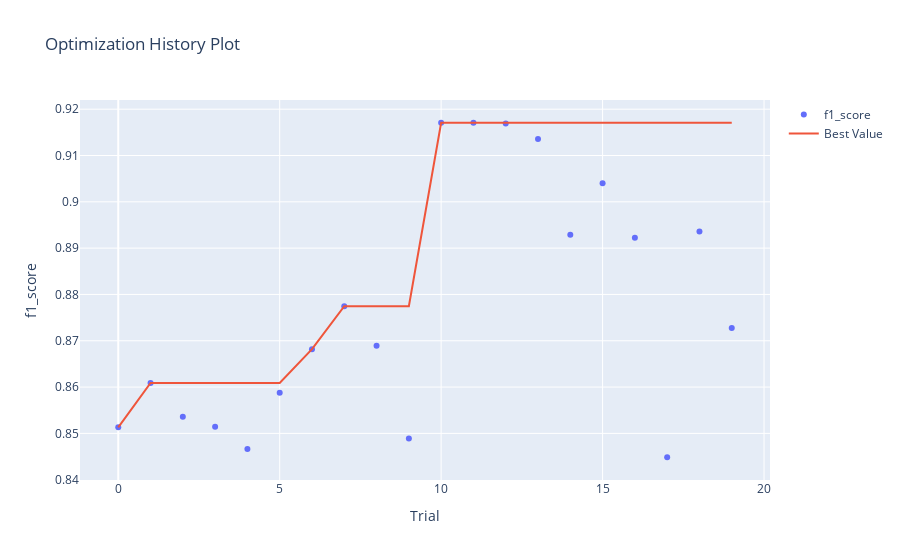

Here is the notebook cell this chart was saved with:
### Code cell
# построим график истории оптимизации гиперпараметров
optuna.visualization.plot_optimization_history(study, target_name="f1_score")

### Figure 1 — Plotly figure (JSON) as saved in the notebook; plotly's stock layout.template omitted (floating-point values rounded to 4 significant figures)
{"data": [{"mode": "markers", "name": "f1_score", "type": "scatter", "x": [0, 1, 2, 3, 4, 5, 6, 7, 8, 9, 10, 11, 12, 13, 14, 15, 16, 17, 18, 19], "y": [0.8513, 0.8609, 0.8536, 0.8515, 0.8466, 0.8588, 0.8682, 0.8775, 0.8689, 0.8489, 0.9171, 0.9171, 0.9169, 0.9135, 0.8929, 0.904, 0.8922, 0.8448, 0.8936, 0.8728]}, {"mode": "lines", "name": "Best Value", "type": "scatter", "x": [0, 1, 2, 3, 4, 5, 6, 7, 8, 9, 10, 11, 12, 13, 14, 15, 16, 17, 18, 19], "y": [0.8513, 0.8609, 0.8609, 0.8609, 0.8609, 0.8609, 0.8682, 0.8775, 0.8775, 0.8775, 0.9171, 0.9171, 0.9171, 0.9171, 0.9171, 0.9171, 0.9171, 0.9171, 0.9171, 0.9171]}, {"marker": {"color": "#cccccc"}, "mode": "markers", "name": "Infeasible Trial", "showlegend": false, "type": "scatter", "x": [], "y": []}], "layout": {"title": {"text": "Optimization History Plot"}, "xaxis": {"title": {"text": "Trial"}}, "yaxis": {"title": {"text": "f1_score"}}}}
